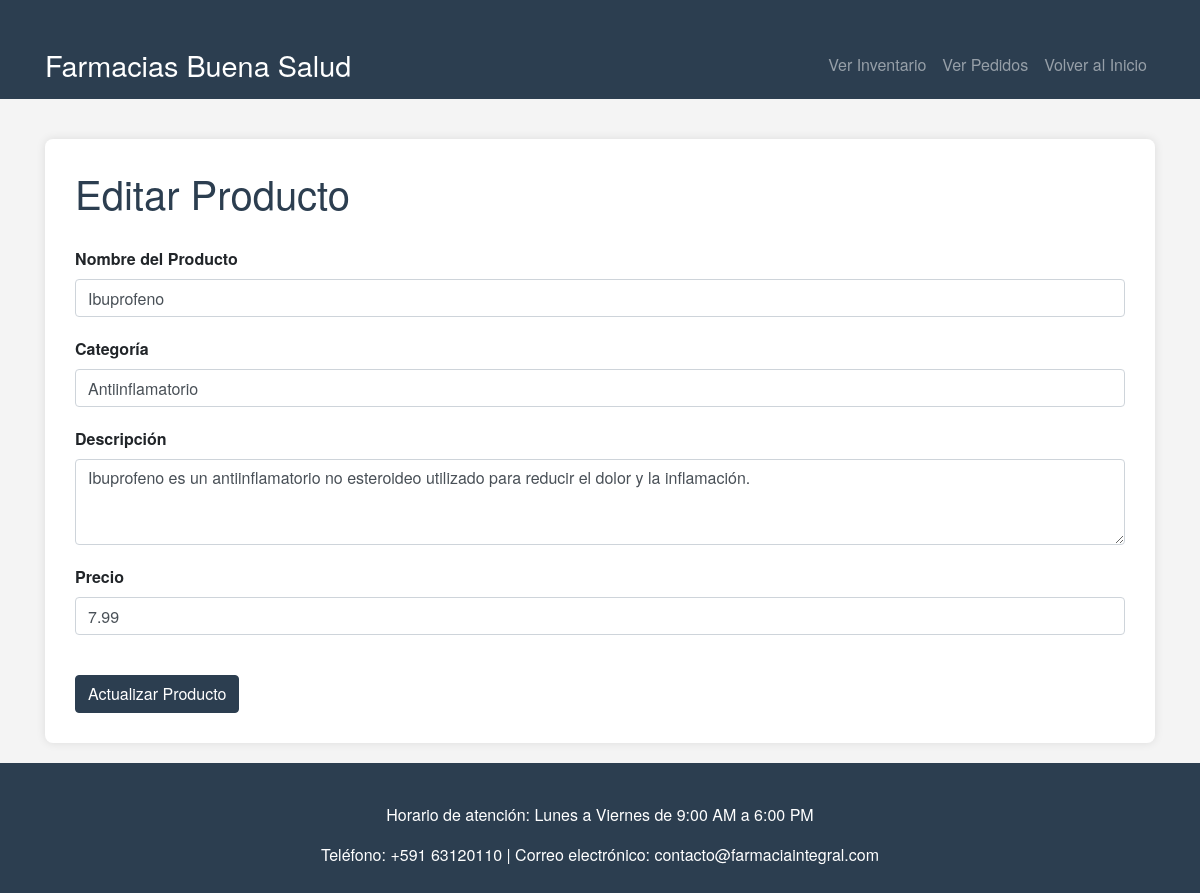
/editar_producto.php?id=2 (signed in), run on the app's committed database.
### tables this page shows
CREATE TABLE `productos` (
  `id` int(11) NOT NULL,
  `nombre` varchar(100) NOT NULL,
  `categoria` varchar(50) NOT NULL,
  `descripcion` text NOT NULL,
  `precio` decimal(10,2) NOT NULL
);

### editar_producto.php (the view, shortened to what this page needs)
<?php
$conexion = new mysqli("localhost", "marquez", "12345", "farmacia_ucb");
if (isset($_GET['id'])) {
    $id = intval($_GET['id']);
    $sql = "SELECT * FROM productos WHERE id = ?";
    $stmt = $conexion->prepare($sql);
    $stmt->bind_param("i", $id);
    $stmt->execute();
    $resultado = $stmt->get_result();
    $producto = $resultado->fetch_assoc();
}
?>
<!DOCTYPE html>
<html lang="es">
<head>
    <link rel="stylesheet" href="https://maxcdn.bootstrapcdn.com/bootstrap/4.5.2/css/bootstrap.min.css">
    <link rel="stylesheet" href="https://cdnjs.cloudflare.com/ajax/libs/font-awesome/5.15.3/css/all.min.css">
</head>
<body>
    <nav class="navbar navbar-expand-lg navbar-dark">
        <div class="container">
            <a class="navbar-brand" href="index.php">Farmacias Buena Salud</a>
            <ul class="navbar-nav ml-auto">
                <li class="nav-item"><a class="nav-link" href="inventario_abm.php">Ver Inventario</a></li>
                <li class="nav-item"><a class="nav-link" href="pedidos_abm.php">Ver Pedidos</a></li>
                <li class="nav-item"><a class="nav-link" href="index.php">Volver al Inicio</a></li>
            </ul>
        </div>
    </nav>
    <div class="container">
        <div class="form-editar">
            <h2>Editar Producto</h2>
            <form method="POST" action="editar_producto.php">
                <div class="form-group">
                    <label for="nombre">Nombre del Producto</label>
                    <input type="text" class="form-control" id="nombre" name="nombre" value="<?php echo $producto['nombre']; ?>" required>
                </div>
                <div class="form-group">
                    <label for="categoria">Categoría</label>
                    <input type="text" class="form-control" id="categoria" name="categoria" value="<?php echo $producto['categoria']; ?>" required>
                </div>
                <div class="form-group">
                    <label for="descripcion">Descripción</label>
                    <textarea class="form-control" id="descripcion" name="descripcion" rows="3" required><?php echo $producto['descripcion']; ?></textarea>
                </div>
                <div class="form-group">
                    <label for="precio">Precio</label>
                    <input type="number" step="0.01" class="form-control" id="precio" name="precio" value="<?php echo $producto['precio']; ?>" required>
                </div>
                <button type="submit" class="btn btn-primary">Actualizar Producto</button>
            </form>
        </div>
    </div>
    <footer class="footer">
        <div class="container">
            <p>Horario de atención: Lunes a Viernes de 9:00 AM a 6:00 PM</p>
            <p>Teléfono: +591 63120110 | Correo electrónico: contacto@farmaciaintegral.com</p>
        </div>
    </footer>
</body>
</html>

### editar_producto.php (style rules this page uses)
body { font-family: 'Helvetica Neue', Arial, sans-serif; background-color: #f4f4f4; margin: 0; padding: 0; }
.navbar { background-color: #2c3e50; }
.navbar a { color: #fff; }
.navbar-brand { font-size: 1.8em; }
.container { margin-top: 30px; }
.form-editar { background-color: #fff; border-radius: 8px; box-shadow: 0 0 10px rgba(0, 0, 0, 0.1); padding: 30px; margin-top: 40px; }
.form-editar h2 { font-size: 2.5em; margin-bottom: 30px; color: #2c3e50; }
.form-editar label { font-weight: bold; }
.form-editar .form-control { margin-bottom: 20px; }
.form-editar .btn-primary { background-color: #2c3e50; border-color: #2c3e50; margin-top: 20px; }
.footer { background-color: #2c3e50; color: white; padding: 10px 0; text-align: center; margin-top: 20px; }

### data on the page
productos: nombre "Ibuprofeno", categoria "Antiinflamatorio", descripcion "Ibuprofeno es un antiinflamatorio no esteroideo utilizado para reducir el dolor y la inflamación.", precio "7.99"
